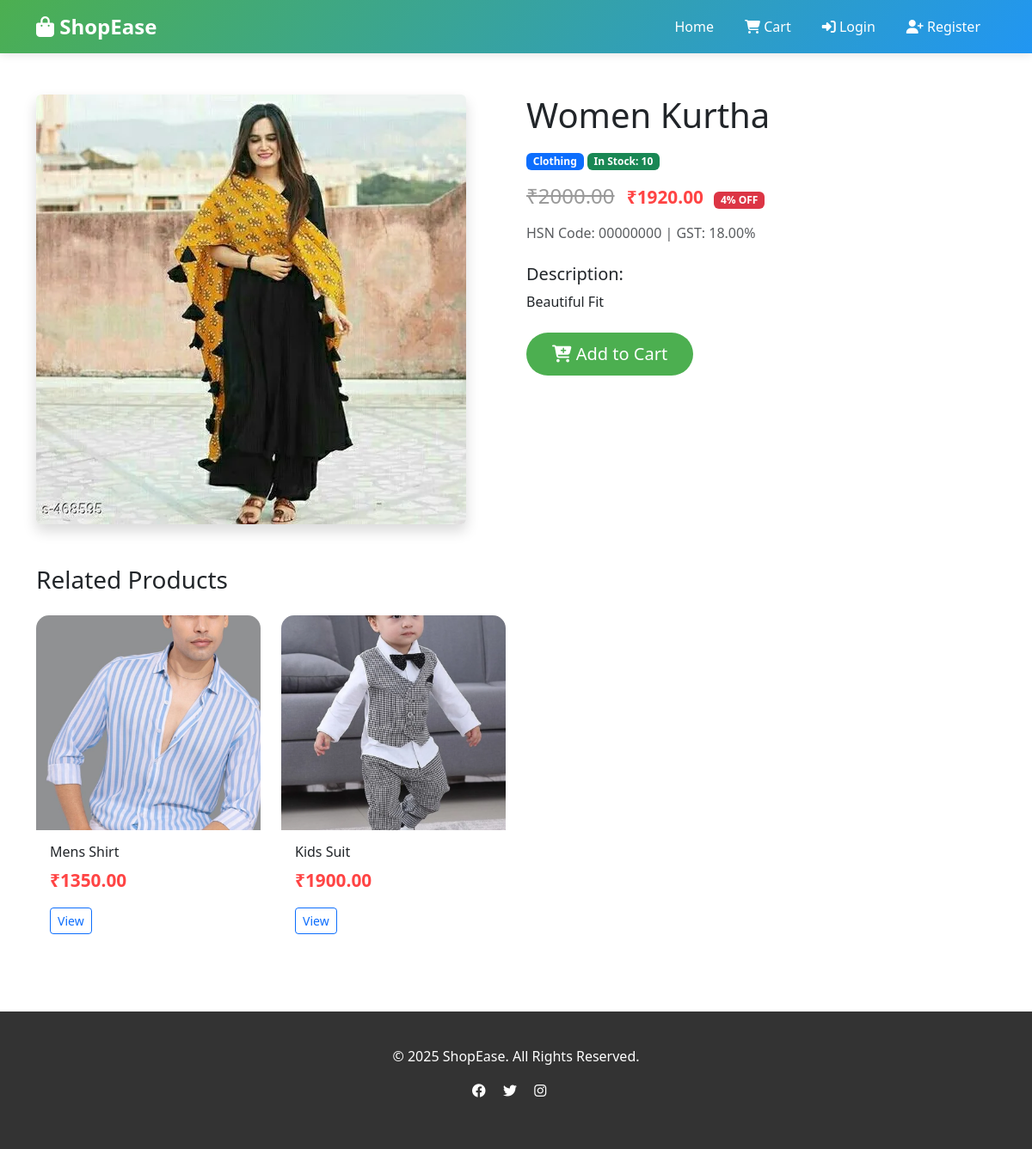
/product/women-kurtha/, run on the app's committed database.
### store/models.py (models this page shows, shortened)
class Product(models.Model):
    category = models.ForeignKey(Category, on_delete=models.CASCADE, related_name='products')
    name = models.CharField(max_length=300)
    slug = models.SlugField(unique=True, blank=True)
    description = models.TextField()
    price = models.DecimalField(max_digits=10, decimal_places=2)
    discounted_price = models.DecimalField(max_digits=10, decimal_places=2, blank=True, null=True)
    image = models.ImageField(upload_to='products/')
    stock = models.IntegerField(default=0)
    hsn_code = models.CharField(max_length=20, default='00000000')
    gst_rate = models.DecimalField(max_digits=5, decimal_places=2, default=18.00)
    is_active = models.BooleanField(default=True)
    featured = models.BooleanField(default=False)
    created_at = models.DateTimeField(auto_now_add=True)
    updated_at = models.DateTimeField(auto_now=True)
    def get_selling_price(self):
        if self.discounted_price:
            return self.discounted_price
        return self.price
    def get_discount_percentage(self):
        if self.discounted_price:
            discount = ((self.price - self.discounted_price) / self.price) * 100
            return round(discount)
        return 0

class Category(models.Model):
    name = models.CharField(max_length=200)
    slug = models.SlugField(unique=True, blank=True)
    description = models.TextField(blank=True)
    image = models.ImageField(upload_to='categories/', blank=True, null=True)
    created_at = models.DateTimeField(auto_now_add=True)
    class Meta:
        verbose_name_plural = 'Categories'
        ordering = ['name']

### store/views.py (the view)
# urls.py: path('product/<slug:slug>/', views.product_detail, name='product_detail'),
def product_detail(request, slug):
    product = get_object_or_404(Product, slug=slug, is_active=True)
    related_products = Product.objects.filter(
        category=product.category,
        is_active=True
    ).exclude(id=product.id)[:4]
    context = {
        'product': product,
        'related_products': related_products,
    }
    return render(request, 'store/product_detail.html', context)

### store/templates/store/product_detail.html (shortened to what this page needs)
{% extends 'store/base.html' %}
{% block content %}
<div class="container my-5">
    <div class="row">
        <div class="col-md-6">
            <img src="{{ product.image.url }}" class="img-fluid rounded shadow" alt="{{ product.name }}">
        </div>
        <div class="col-md-6">
            <h1 class="mb-3">{{ product.name }}</h1>
            <div class="mb-3">
                <span class="badge bg-primary">{{ product.category.name }}</span>
                {% if product.stock > 0 %}
                <span class="badge bg-success">In Stock: {{ product.stock }}</span>
                {% else %}
                <span class="badge bg-danger">Out of Stock</span>
                {% endif %}
            </div>
            <div class="mb-3">
                {% if product.discounted_price %}
                <span class="price-original h4">₹{{ product.price }}</span>
                <span class="price-discounted h2">₹{{ product.discounted_price }}</span>
                <span class="badge bg-danger ms-2">{{ product.get_discount_percentage }}% OFF</span>
                {% else %}
                <span class="price-discounted h2">₹{{ product.price }}</span>
                {% endif %}
            </div>
            <div class="mb-4">
                <p class="text-muted">HSN Code: {{ product.hsn_code }} | GST: {{ product.gst_rate }}%</p>
            </div>
            <div class="mb-4">
                <h5>Description:</h5>
                <p>{{ product.description }}</p>
            </div>
            {% if product.stock > 0 %}
            <a href="{% url 'add_to_cart' product.id %}" class="btn btn-primary btn-lg">
                <i class="fas fa-cart-plus"></i> Add to Cart
            </a>
            {% else %}
            <button class="btn btn-secondary btn-lg" disabled>Out of Stock</button>
            {% endif %}
        </div>
    </div>
    {% if related_products %}
    <div class="mt-5">
        <h3 class="mb-4">Related Products</h3>
        <div class="row">
            {% for rproduct in related_products %}
            <div class="col-md-3 mb-4">
                <div class="card product-card">
                    <a href="{% url 'product_detail' rproduct.slug %}">
                        <img src="{{ rproduct.image.url }}" class="product-img card-img-top" alt="{{ rproduct.name }}">
                    </a>
                    <div class="card-body">
                        <h6 class="card-title">{{ rproduct.name|truncatewords:5 }}</h6>
                        <p class="card-text">
                            <span class="price-discounted">₹{{ rproduct.get_selling_price }}</span>
                        </p>
                        <a href="{% url 'product_detail' rproduct.slug %}" class="btn btn-outline-primary btn-sm">View</a>
                    </div>
                </div>
            </div>
            {% endfor %}
        </div>
    </div>
    {% endif %}
</div>
{% endblock %}

### store/templates/store/base.html (shortened to what this page needs)
<!DOCTYPE html>
<html lang="en">
<head>
    <link href="https://cdn.jsdelivr.net/npm/bootstrap@5.3.0/dist/css/bootstrap.min.css" rel="stylesheet">
    <link rel="stylesheet" href="https://cdnjs.cloudflare.com/ajax/libs/font-awesome/6.4.0/css/all.min.css">
</head>
<body>
    <nav class="navbar navbar-expand-lg navbar-dark">
        <div class="container">
            <a class="navbar-brand" href="{% url 'home' %}">
                <i class="fas fa-shopping-bag"></i> ShopEase
            </a>
            <div class="collapse navbar-collapse" id="navbarNav">
                <ul class="navbar-nav ms-auto">
                    <li class="nav-item">
                        <a class="nav-link" href="{% url 'home' %}">Home</a>
                    </li>
                    <li class="nav-item position-relative">
                        <a class="nav-link" href="{% url 'cart_view' %}">
                            <i class="fas fa-shopping-cart"></i> Cart
                        </a>
                    </li>
                    {% if user.is_authenticated %}
                    <li class="nav-item dropdown">
                        <a class="nav-link dropdown-toggle" href="#" id="userDropdown" role="button" data-bs-toggle="dropdown">
                            <i class="fas fa-user"></i> {{ user.username }}
                        </a>
                        <ul class="dropdown-menu" aria-labelledby="userDropdown">
                            <li><a class="dropdown-item" href="{% url 'logout' %}">Logout</a></li>
                        </ul>
                    </li>
                    {% else %}
                    <li class="nav-item">
                        <a class="nav-link" href="{% url 'login' %}"><i class="fas fa-sign-in-alt"></i> Login</a>
                    </li>
                    <li class="nav-item">
                        <a class="nav-link" href="{% url 'register' %}"><i class="fas fa-user-plus"></i> Register</a>
                    </li>
                    {% endif %}
                </ul>
            </div>
        </div>
    </nav>
    <main>
        {% block content %}{% endblock %}
    </main>
    <footer class="footer">
        <div class="container text-center">
            <p>&copy; 2025 ShopEase. All Rights Reserved.</p>
            <p>
                <a href="#" class="text-white me-3"><i class="fab fa-facebook"></i></a>
                <a href="#" class="text-white me-3"><i class="fab fa-twitter"></i></a>
                <a href="#" class="text-white me-3"><i class="fab fa-instagram"></i></a>
            </p>
        </div>
    </footer>
</body>
</html>

### store/templates/store/base.html (style rules this page uses)
:root { --primary-color: #4CAF50; --secondary-color: #2196F3; --dark-color: #333; }
body { font-family: 'Segoe UI', Tahoma, Geneva, Verdana, sans-serif; }
.navbar { background: linear-gradient(135deg, var(--primary-color), var(--secondary-color)); box-shadow: 0 2px 10px rgba(0,0,0,0.1); }
.navbar-brand { font-weight: bold; font-size: 1.5rem; color: white !important; }
.nav-link { color: white !important; margin: 0 10px; transition: all 0.3s; }
.product-card { transition: transform 0.3s, box-shadow 0.3s; border: none; border-radius: 15px; overflow: hidden; }
.product-img { height: 250px; object-fit: cover; width: 100%; }
.btn-primary { background: var(--primary-color); border: none; border-radius: 25px; padding: 10px 30px; transition: all 0.3s; }
.footer { background: var(--dark-color); color: white; padding: 40px 0; margin-top: 50px; }
.price-original { text-decoration: line-through; color: #999; margin-right: 10px; }
.price-discounted { color: #ff4444; font-weight: bold; font-size: 1.3rem; }

### data on the page
Product: image (picture), name "Women Kurtha", category.name "Clothing", stock "10", price "2000.00", discounted_price "1920.00", get_discount_percentage "4", hsn_code "00000000", gst_rate "18.00", description "Beautiful Fit"
Product: image (picture), name "Mens Shirt", get_selling_price "1350.00"
Product: image (picture), name "Kids Suit", get_selling_price "1900.00"
